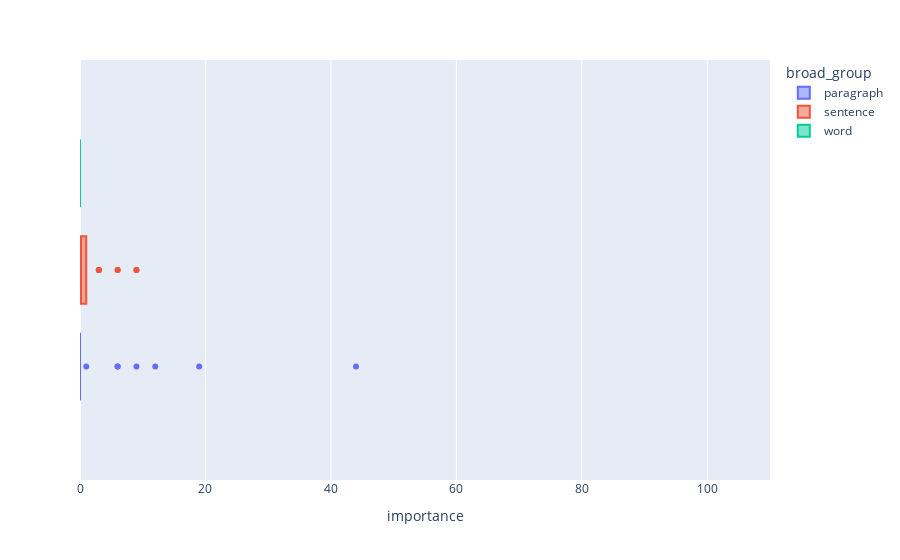

The code cell stored with this chart in its notebook:
### Markdown cell above
### Greater Than

### Code cell
px.box(
    df[df.operation_type == "greater_than"],
    x="importance",
    color="broad_group",
    range_x=(df.importance.min(), df.importance.max()),
)

### Figure 1 — Plotly figure (JSON) as saved in the notebook; plotly's stock layout.template omitted (floating-point values rounded to 4 significant figures)
{"data": [{"alignmentgroup": "True", "hovertemplate": "broad_group=paragraph<br>importance=%{x}<extra></extra>", "legendgroup": "paragraph", "marker": {"color": "#636efa"}, "name": "paragraph", "notched": false, "offsetgroup": "paragraph", "orientation": "h", "showlegend": true, "type": "box", "x": [44, 19, 12, 9, 6, 6, 1, 0, 0, 0, 0, 0, 0, 0, 0, 0, 0, 0, 0, 0, 0, 0, 0, 0, 0, 0, 0, 0, 0, 0, 0, 0, 0, 0, 0, 0, 0, 0, 0, 0, 0, 0, 0, 0], "x0": " ", "xaxis": "x", "y0": " ", "yaxis": "y"}, {"alignmentgroup": "True", "hovertemplate": "broad_group=sentence<br>importance=%{x}<extra></extra>", "legendgroup": "sentence", "marker": {"color": "#EF553B"}, "name": "sentence", "notched": false, "offsetgroup": "sentence", "orientation": "h", "showlegend": true, "type": "box", "x": [9, 9, 6, 6, 3, 3, 3, 1, 1, 0, 0, 0, 0, 0, 0, 0, 0, 0, 0, 0, 0, 0, 0, 0, 0, 0, 0, 0, 0, 0, 0, 0], "x0": " ", "xaxis": "x", "y0": " ", "yaxis": "y"}, {"alignmentgroup": "True", "hovertemplate": "broad_group=word<br>importance=%{x}<extra></extra>", "legendgroup": "word", "marker": {"color": "#00cc96"}, "name": "word", "notched": false, "offsetgroup": "word", "orientation": "h", "showlegend": true, "type": "box", "x": [0, 0, 0, 0, 0, 0, 0, 0, 0, 0, 0, 0, 0], "x0": " ", "xaxis": "x", "y0": " ", "yaxis": "y"}], "layout": {"boxmode": "group", "legend": {"title": {"text": "broad_group"}, "tracegroupgap": 0}, "margin": {"t": 60}, "xaxis": {"anchor": "y", "domain": [0, 1], "range": [0, 110], "title": {"text": "importance"}}, "yaxis": {"anchor": "x", "domain": [0, 1]}}}
